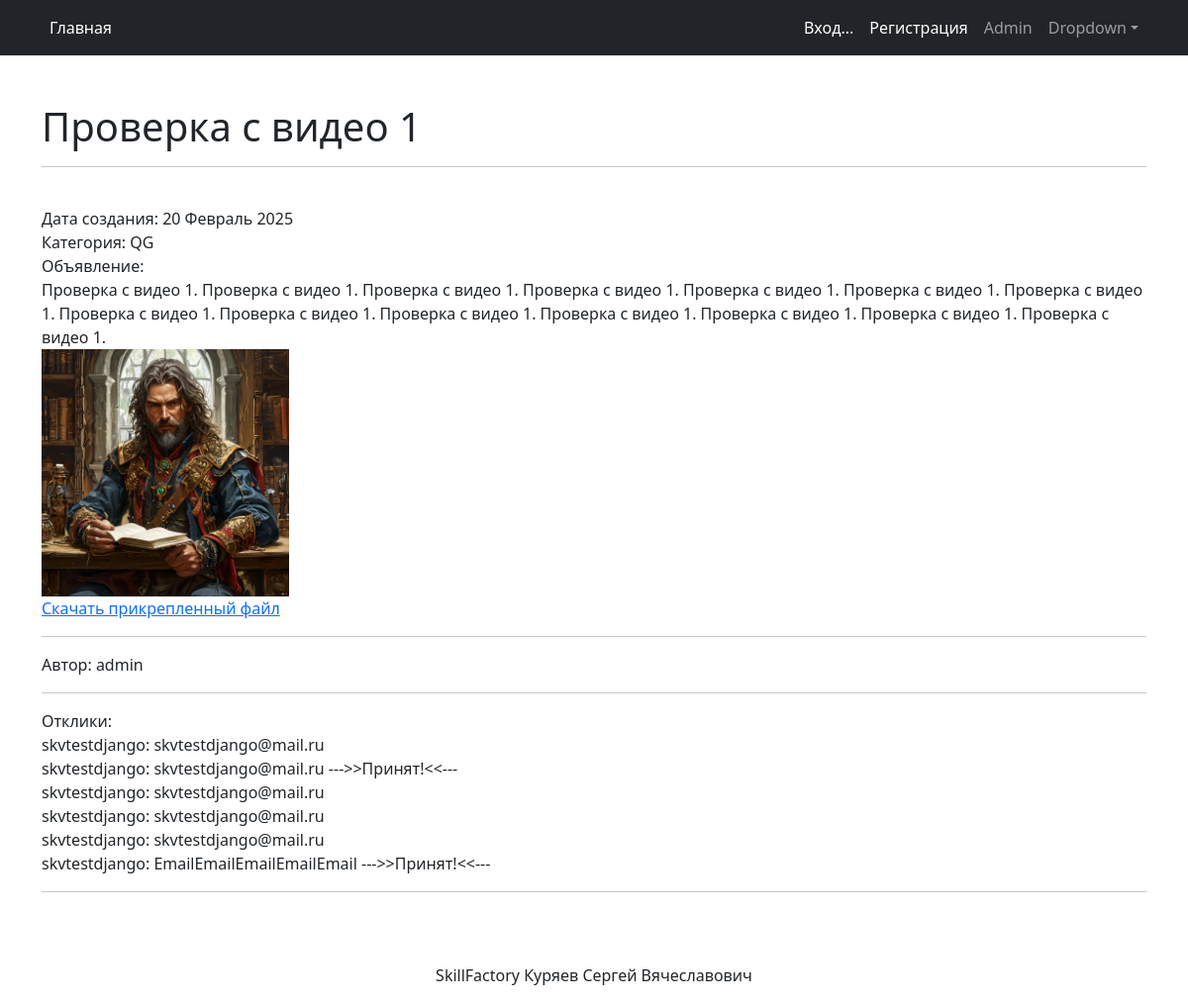
The page /10 on the database its author committed.
### board/models.py (models this page shows, shortened)
class Announcement(models.Model):
    CATEGORY = [
        ('MT', 'Танки'),
        ('HS', 'Хилы'),
        ('DD', 'ДД'),
        ('TR', 'Торговцы'),
        ('GM', 'Гилдмастеры'),
        ('QG', 'Квестгиверы'),
        ('BS', 'Кузнецы'),
        ('SR', 'Кожевники'),
        ('PM', 'Зельевары'),
        ('SM', 'Мастера заклинаний'),
    ]
    author = models.ForeignKey(User, on_delete=models.CASCADE)
    title = models.CharField(max_length=255, verbose_name='Заголовок')
    text = models.TextField()
    category = models.CharField(choices=CATEGORY, max_length=2, default='TR', verbose_name='Категория')
    dateCreation = models.DateTimeField(auto_now_add=True)
    image = models.ImageField(upload_to='image/', blank=True)
    file = models.FileField(upload_to='file/', blank=True)
    class Meta:
        verbose_name = 'Объявление'
        verbose_name_plural = 'Объявления'

class Respond(models.Model):
    member = models.ForeignKey(User, on_delete=models.CASCADE)
    announcement = models.ForeignKey(Announcement, on_delete=models.CASCADE)
    text = models.TextField()
    dateCreation = models.DateTimeField(auto_now_add=True)
    confirm = models.BooleanField(default=False)
    class Meta:
        verbose_name = 'Отклик'
        verbose_name_plural = 'Отклики'

### board/views.py (the view)
# urls.py: path('<int:pk>', AnnouncementDetail.as_view(), name="detail"),
class AnnouncementDetail(DetailView):
    model = Announcement
    template_name = 'announcement.html'
    context_object_name = 'Объявление'
    def get_context_data(self, **kwargs):
        context = super().get_context_data(**kwargs)
        context['Отклики'] = Respond.objects.filter(announcement=self.kwargs['pk'])
        return context

### templates/announcement.html (shortened to what this page needs)
{% extends 'index.html' %}
{% block title2 %}{{ Объявление.title }}{% endblock title2 %}
{% block content %}
<hr>
<br>
Дата создания:  {{ Объявление.dateCreation|date:'d F Y' }}
<br>
Категория: {{ Объявление.category }}
<br>
Объявление:
<br>
{{ Объявление.text }}
<br>
{% if Объявление.image %}
				<img src="media/{{ Объявление.image }}" height="250">
			{% else %}
				Нет изображения.
			{% endif %}
<br>
{% if Объявление.file %}
				<a href="media/{{ Объявление.file }}">Скачать прикрепленный файл</a>
			{% else %}
				Нет прикрепленных файлов.
			{% endif %}
<hr>
Автор: {{ Объявление.author }}
<br>
<hr>
{% if Отклики|length == 0 %}
				Нет откликов.
			{% else %}
				Отклики:
				{%for Отклик in Отклики %}
				<br>
				{{ Отклик.member }}:  {{ Отклик.text }}  {% if Отклик.confirm == 1%} --->>Принят!<<--- {% endif %}
				{% endfor %}
{% endif %}
<br>
<hr>
{% endblock content %}

### rows shown on the page
Announcement: title "Проверка с видео 1", dateCreation "20 Февраль 2025", category "QG", text "Проверка с видео 1. Проверка с видео 1. Проверка с видео 1. Проверка с видео 1. Проверка с видео 1. Проверка с видео 1. Проверка с видео 1. Проверка с видео 1. Проверка с видео 1. Проверка с видео 1. Проверка с видео 1. Проверка с видео 1. Проверка с видео 1. Проверка с видео 1.", image (picture), author.username "admin"
Respond: member.username "skvtestdjango", text "skvtestdjango@mail.ru"
Respond: member.username "skvtestdjango", text "skvtestdjango@mail.ru", confirm "--->>Принят!<<---"
Respond: member.username "skvtestdjango", text "skvtestdjango@mail.ru"
Respond: member.username "skvtestdjango", text "skvtestdjango@mail.ru"
Respond: member.username "skvtestdjango", text "skvtestdjango@mail.ru"
Respond: member.username "skvtestdjango", text "EmailEmailEmailEmailEmail", confirm "--->>Принят!<<---"
